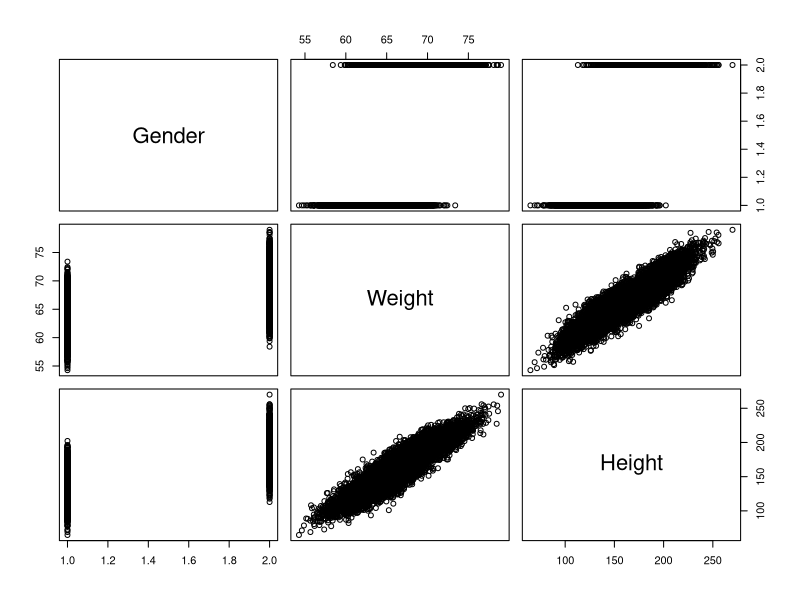

Write R code to recreate this figure.
### DEA of Data

## Install & Load Library
install.packages("psych")
library(psych)

# Read file
df <- read.csv(file = "weight-height.csv")

## Overall plot
plot(df)

## Subsetting by gender
female <- df[df$Gender=="Female", ]
male <- df[df$Gender=="Male", ]

## Get mean and standard-deviation value (남녀 각 전체 평균치와 표준편차)
describe(df) # count, mean, standard-deviation, , median-absolute-deviation, min, max, range, skewness, kurtosis, standard error
# 개수, 평균, 표준편차, 중위수절대편차, 최소, 최대, 범위, 왜도, 첨도,  표준오차
describeBy(df, df$Gender) # seperate groups
describe(male) # male deviation
describe(female) # female deviation

## Overall correlation coefficient of each gender (남녀 전체 상관계수)
cov(df$Height, df$Weight) # 공분산
cor(df$Height, df$Weight, method = 'pearson') # 상관계수 (공분산의 표준화)
cor(male$Height, male$Weight, method = 'pearson') # 남자 상관계수
cor(female$Height, female$Weight, method = 'pearson') # 여자 상관계수

# print(cor()) or print(describe()) <- execute this line to see output results in VScode

